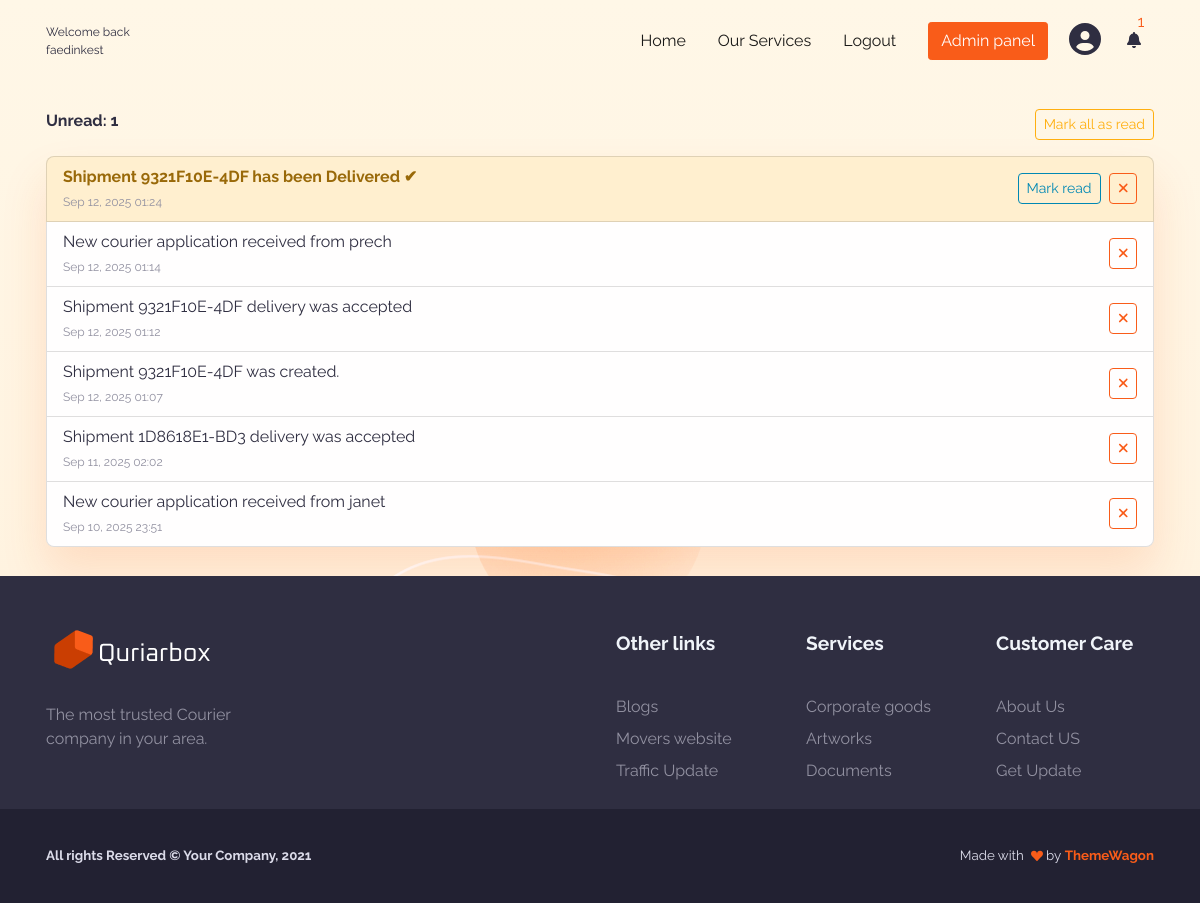
The app's page /notifications/ (signed in) with its own data.
### notifications/models.py (models this page shows, shortened)
class Notification(models.Model):
    recipient = models.ForeignKey(User,on_delete=models.CASCADE,related_name="notifications")
    message = models.TextField()
    link = models.URLField(blank=True, null=True)
    is_read = models.BooleanField(default=False)
    created_at = models.DateTimeField(auto_now_add=True)
    class Meta:
        ordering = ["-created_at"]

### notifications/views.py (the view)
# urls.py: path("", NotificationListView.as_view(), name="list"),
class NotificationListView(LoginRequiredMixin, ListView):
    login_url= "users:login"
    model = Notification
    template_name = "notifications/list.html"
    context_object_name = "notifications"
    paginate_by = 25
    def get_queryset(self):
        qs = Notification.objects.filter(recipient=self.request.user).order_by("-created_at")
        return qs
    def get_context_data(self, **kwargs):
        context = super().get_context_data(**kwargs)
        context["unread_count"] = Notification.objects.filter(recipient=self.request.user, is_read=False).count()
        return context

### notifications/context_processor.py (called while the page is built)
def notifications_count(request):
    if not request.user.is_authenticated:
        return {}
    unread_count = Notification.objects.filter(recipient=request.user,is_read=False).count()
    recent = Notification.objects.filter(recipient=request.user)[:6]
    return {
        "unread_notification_count": unread_count,
        "recent_notifications": recent}

### notifications/templates/notifications/list.html (shortened to what this page needs)
{% extends "base.html" %}
{% load static %}
{% block content %}
<div class="container py-4">
  <div class="d-flex justify-content-between mb-3 mt-7">
    <span class="fw-bold">Unread: {{ unread_count }}</span>
    <form method="post" action="{% url 'notifications:mark_all_read' %}">
      <button class="btn btn-sm btn-outline-warning">Mark all as read</button>
    </form>
  </div>
  <ul class="list-group shadow-sm">
    {% for n in notifications %}
      <li class="list-group-item d-flex justify-content-between align-items-center
          {% if not n.is_read %}list-group-item-warning{% endif %}">
        <div class="me-3">
          <div class="{% if not n.is_read %}fw-bold{% endif %}">
            {{ n.message }}
          </div>
          <small class="text-muted">{{ n.created_at|date:"M d, Y H:i" }}</small>
        </div>
        <div class="d-flex">
          {% if not n.is_read %}
          <a href="{% url 'notifications:mark_as_read' n.id %}"
             class="btn btn-sm btn-outline-secondary me-2">
            Mark read
          </a>
          {% endif %}
          <a href="{% url 'notifications:delete' n.id %}"
             class="btn btn-sm btn-outline-danger" title="Delete">
            <i class="fas fa-times"></i>
          </a>
        </div>
      </li>
    {% empty %}
      <li class="list-group-item">No notifications yet.</li>
    {% endfor %}
  </ul>
</div>
{% endblock %}

### templates/includes/_navbar.html (shortened to what this page needs)
  {% load static %}
    <main class="main" id="top">
      <nav class="navbar navbar-expand-lg navbar-light fixed-top py-3 d-block" data-navbar-on-scroll="data-navbar-on-scroll">
        <div class="container">
           {% if request.user.is_authenticated %}
                <span style="font-size:12px"> Welcome back <br/> {{ request.user.username }} </span>
            {% else %}
          <a class="navbar-brand" href="#"><img src="{% static 'img/gallery/logo.png' %}" height="45" alt="logo" /></a>
              {% endif %}
          <div class="collapse navbar-collapse border-top border-lg-0 mt-4 mt-lg-0" id="navbarSupportedContent">
            <ul class="navbar-nav ms-auto pt-2 pt-lg-0 font-base">
              <li class="nav-item px-2">
                <a class="nav-link" aria-current="page" href="{% url 'home'%}">Home</a>
              </li>
              <li class="nav-item px-2">
                <a class="nav-link" href="#services">Our Services
                </a>
              </li>
              <li class="nav-item px-2">
                {% if request.user.is_authenticated %}
                  <a class="nav-link" href="{% url 'users:logout' %}">Logout</a>
                {% else %}
                  <a class="nav-link" href="{% url 'users:login' %}">Login</a>
                {% endif %}
              </li>
            </ul>
            {% if request.user.is_authenticated %}
              {% if request.user.profile.role == 'customer'%}
                  <a class="btn btn-primary order-1 order-lg-0 ms-lg-3" href="{% url 'shipments:list' %}">Shipments</a>
              {% elif request.user.profile.role == "courier" %}
                  <a class="btn btn-primary order-1 order-lg-0 ms-lg-3" href="{% url 'delivery:list' %}">Assigned deliveries</a>
              {% elif request.user.profile.role == "admin" %}
                  <a class="btn btn-primary order-1 order-lg-0 ms-lg-3" href="/admin">Admin panel</a>
              {% endif %}
               <a class="btn  ms-2" href="{% url 'users:profile' %}"><i class="fas fa-2x fa-user-circle "></i>
              </a>
            {% else %}
              <a class="btn btn-primary order-1 order-lg-0 ms-lg-3" href="{% url 'users:register' %}">Register</a>
            {% endif %}
            <li class="nav-item dropdown list-unstyled">
            <a class="btn" href="#" id="navbarDropdownNotifications" role="button"
              data-bs-toggle="dropdown" aria-expanded="false">
              <i class="fas fa-bell fa-1x"></i>
              {% if unread_notification_count > 0 %}
                 <span class="text-primary position-absolute top-0 start-90 translate-middle">
                  {{ unread_notification_count }}
                 </span>
              {% endif %}
            </a>
          </li>
          </div>
        </div>
      </nav>

### records on screen
Notification: message "Shipment 9321F10E-4DF has been Delivered ✔", created_at "Sep 12, 2025 01:24", is_read "Mark read"
Notification: message "New courier application received from prech", created_at "Sep 12, 2025 01:14"
Notification: message "Shipment 9321F10E-4DF delivery was accepted", created_at "Sep 12, 2025 01:12"
Notification: message "Shipment 9321F10E-4DF was created.", created_at "Sep 12, 2025 01:07"
Notification: message "Shipment 1D8618E1-BD3 delivery was accepted", created_at "Sep 11, 2025 02:02"
Notification: message "New courier application received from janet", created_at "Sep 10, 2025 23:51"

### other values on screen
{{ request.user.username }} "faedinkest"
{{ unread_notification_count }} "1"
{{ unread_count }} "1"
